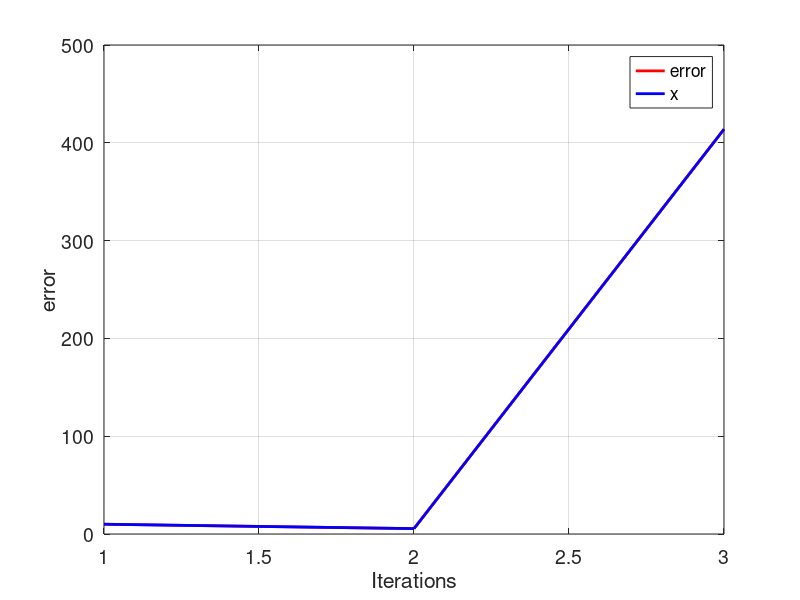

Write the MATLAB code that produced this figure.
clear , clc
init_value=2
i=1;
e(i)=10;
while(e(i)>0.001)
             if(i==1)
                    x(i)=init_value;
             end
            g(i)=real (x(i)^3-5/10);
           i=i+1;
           x(i)=g(i-1);
           e(i)=abs(x(i-1)-x(i));
           if  (e(i)  >  50)
                     break;
           end
end
tamanio=size(e);
ite= 1:1:tamanio(2);

figure('DefaultAxesFontSize',14)

plot(ite,e,'color',[1  0  0], 'LineWidth',2);
grid on;
hold on;
plot(ite,e,'color',[0  0  1], 'LineWidth',2);
xlabel('Iterations')
ylabel('error')
legend('error','x')